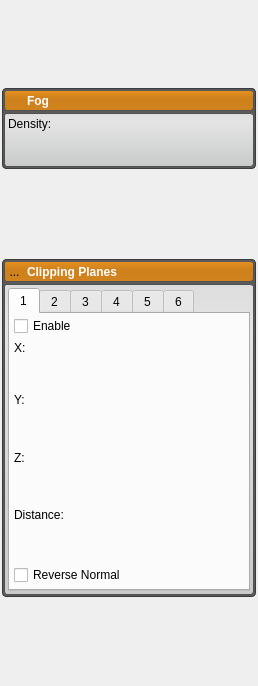
<?xml version="1.0" encoding="UTF-8"?>
<ui version="4.0">
 <class>RenderingDockWidget</class>
 <widget class="QDockWidget" name="RenderingDockWidget">
  <property name="geometry">
   <rect>
    <x>0</x>
    <y>0</y>
    <width>258</width>
    <height>686</height>
   </rect>
  </property>
  <property name="sizePolicy">
   <sizepolicy hsizetype="Preferred" vsizetype="Preferred">
    <horstretch>0</horstretch>
    <verstretch>0</verstretch>
   </sizepolicy>
  </property>
  <property name="minimumSize">
   <size>
    <width>243</width>
    <height>429</height>
   </size>
  </property>
  <property name="styleSheet">
   <string notr="true">QLabel#fog_label_{
	color: white;
	font: bold;
}
QWidget#fog_widget_{
	background-color: rgba( 0, 0, 0, 0 );
}

QToolButton#fog_open_button_{
	background-color: rgba(0, 0, 0, 0);
	border-radius: 4px;
}

QToolButton#fog_open_button_:hover{
	background-color: rgba( 0, 0, 0, 30 ); border-radius: 3px;
}

QWidget#fog_header_{
	background-color: qlineargradient(spread:pad, x1:0.5, y1:0, x2:0.5, y2:0.960227, stop:0 rgba(0, 0, 0, 0), stop:0.45 rgba(0, 0, 0, 30), stop:1 rgba(0, 0, 0, 25));
    border-radius: 3px;
}

QWidget#fog_header_bkg_{
	background-color: rgb(232, 145, 32);
    border-radius: 3px;
	border: 1px solid rgb(90, 90, 90);
}

QWidget#fog_widget_{
	background-color: rgb( 90, 90, 90 );
	border-radius:4px;
	border: 1px solid rgb(60, 60, 60);
	color: rgb(90, 90, 90);
}

QWidget#fog_content_{
	border-radius: 3px;
	border: 1px solid rgb(80, 80,80);
	background-color: qlineargradient(spread:pad, x1:0.5, y1:0, x2:0.5, y2:0.960227, stop:0 rgba(221, 221, 221, 255), stop:0.155779 rgba(228, 228, 228, 255), stop:1 rgba(202, 204, 204, 255));      
}

QLabel#clipping_label_{
	color: white;
	font: bold;
}

QWidget#clipping_widget_{
	background-color: rgba( 0, 0, 0, 0 );
}

QToolButton#clipping_open_button_{
	background-color: rgba(0, 0, 0, 0);
	border-radius: 4px;
}

QToolButton#clipping_open_button_:hover{
	background-color: rgba( 0, 0, 0, 30 ); border-radius: 3px;
}

QWidget#clipping_header_{
	background-color: qlineargradient(spread:pad, x1:0.5, y1:0, x2:0.5, y2:0.960227, stop:0 rgba(0, 0, 0, 0), stop:0.45 rgba(0, 0, 0, 30), stop:1 rgba(0, 0, 0, 25));
    border-radius: 3px;
}

QWidget#clipping_header_bkg_{
	background-color: rgb(232, 145, 32);
    border-radius: 3px;
	border: 1px solid rgb(90, 90, 90);
}

QWidget#clipping_widget_{
	background-color: rgb( 90, 90, 90 );
	border-radius:4px;
	border: 1px solid rgb(60, 60, 60);
	color: rgb(90, 90, 90);
}

QWidget#clipping_content_{
	border-radius: 3px;
	border: 1px solid rgb(80, 80,80);
	background-color: qlineargradient(spread:pad, x1:0.5, y1:0, x2:0.5, y2:0.960227, stop:0 rgba(221, 221, 221, 255), stop:0.155779 rgba(228, 228, 228, 255), stop:1 rgba(202, 204, 204, 255));      
}</string>
  </property>
  <property name="windowTitle">
   <string>3D</string>
  </property>
  <widget class="QWidget" name="dockWidgetContents">
   <layout class="QVBoxLayout" name="dock_widget_layout_">
    <property name="spacing">
     <number>2</number>
    </property>
    <property name="leftMargin">
     <number>2</number>
    </property>
    <property name="topMargin">
     <number>0</number>
    </property>
    <property name="rightMargin">
     <number>2</number>
    </property>
    <property name="bottomMargin">
     <number>0</number>
    </property>
    <item>
     <widget class="QWidget" name="fog_widget_" native="true">
      <property name="sizePolicy">
       <sizepolicy hsizetype="Preferred" vsizetype="Fixed">
        <horstretch>0</horstretch>
        <verstretch>0</verstretch>
       </sizepolicy>
      </property>
      <layout class="QVBoxLayout" name="verticalLayout_3">
       <property name="spacing">
        <number>2</number>
       </property>
       <property name="margin">
        <number>2</number>
       </property>
       <item>
        <widget class="QWidget" name="fog_header_bkg_" native="true">
         <layout class="QVBoxLayout" name="verticalLayout_4">
          <property name="spacing">
           <number>0</number>
          </property>
          <property name="margin">
           <number>0</number>
          </property>
          <item>
           <widget class="QWidget" name="fog_header_" native="true">
            <property name="sizePolicy">
             <sizepolicy hsizetype="Preferred" vsizetype="Preferred">
              <horstretch>0</horstretch>
              <verstretch>0</verstretch>
             </sizepolicy>
            </property>
            <property name="minimumSize">
             <size>
              <width>215</width>
              <height>21</height>
             </size>
            </property>
            <property name="maximumSize">
             <size>
              <width>16777215</width>
              <height>21</height>
             </size>
            </property>
            <layout class="QHBoxLayout" name="horizontalLayout" stretch="0,0">
             <property name="spacing">
              <number>2</number>
             </property>
             <property name="margin">
              <number>0</number>
             </property>
             <item>
              <widget class="QToolButton" name="fog_open_button_">
               <property name="minimumSize">
                <size>
                 <width>21</width>
                 <height>21</height>
                </size>
               </property>
               <property name="maximumSize">
                <size>
                 <width>21</width>
                 <height>21</height>
                </size>
               </property>
               <property name="toolTip">
                <string>Click here to show or hide the contents of this group</string>
               </property>
               <property name="text">
                <string/>
               </property>
               <property name="icon">
                <iconset resource="../../Resources/QtResources.qrc">
                 <normaloff>:/Images/RightArrowWhite.png</normaloff>
                 <normalon>:/Images/DownArrowWhite.png</normalon>:/Images/RightArrowWhite.png</iconset>
               </property>
               <property name="iconSize">
                <size>
                 <width>16</width>
                 <height>16</height>
                </size>
               </property>
               <property name="checkable">
                <bool>true</bool>
               </property>
               <property name="checked">
                <bool>true</bool>
               </property>
              </widget>
             </item>
             <item>
              <widget class="QLabel" name="fog_label_">
               <property name="text">
                <string>Fog</string>
               </property>
              </widget>
             </item>
            </layout>
           </widget>
          </item>
         </layout>
        </widget>
       </item>
       <item>
        <widget class="QWidget" name="fog_content_" native="true">
         <layout class="QVBoxLayout" name="verticalLayout_5">
          <property name="spacing">
           <number>2</number>
          </property>
          <property name="margin">
           <number>4</number>
          </property>
          <item>
           <widget class="QLabel" name="label">
            <property name="text">
             <string>Density:</string>
            </property>
           </widget>
          </item>
          <item>
           <widget class="QtUtils::QtSliderDoubleCombo" name="fog_density_" native="true">
            <property name="sizePolicy">
             <sizepolicy hsizetype="Preferred" vsizetype="Fixed">
              <horstretch>0</horstretch>
              <verstretch>0</verstretch>
             </sizepolicy>
            </property>
            <property name="minimumSize">
             <size>
              <width>0</width>
              <height>30</height>
             </size>
            </property>
           </widget>
          </item>
         </layout>
        </widget>
       </item>
      </layout>
     </widget>
    </item>
    <item>
     <widget class="QWidget" name="clipping_widget_" native="true">
      <property name="sizePolicy">
       <sizepolicy hsizetype="Preferred" vsizetype="Fixed">
        <horstretch>0</horstretch>
        <verstretch>0</verstretch>
       </sizepolicy>
      </property>
      <layout class="QVBoxLayout" name="verticalLayout_6">
       <property name="spacing">
        <number>2</number>
       </property>
       <property name="margin">
        <number>2</number>
       </property>
       <item>
        <widget class="QWidget" name="clipping_header_bkg_" native="true">
         <layout class="QVBoxLayout" name="verticalLayout_7">
          <property name="margin">
           <number>0</number>
          </property>
          <item>
           <widget class="QWidget" name="clipping_header_" native="true">
            <property name="sizePolicy">
             <sizepolicy hsizetype="Preferred" vsizetype="Fixed">
              <horstretch>0</horstretch>
              <verstretch>0</verstretch>
             </sizepolicy>
            </property>
            <property name="minimumSize">
             <size>
              <width>215</width>
              <height>21</height>
             </size>
            </property>
            <layout class="QHBoxLayout" name="horizontalLayout_2">
             <property name="spacing">
              <number>2</number>
             </property>
             <property name="margin">
              <number>0</number>
             </property>
             <item>
              <widget class="QToolButton" name="clipping_open_button_">
               <property name="minimumSize">
                <size>
                 <width>21</width>
                 <height>21</height>
                </size>
               </property>
               <property name="maximumSize">
                <size>
                 <width>21</width>
                 <height>21</height>
                </size>
               </property>
               <property name="text">
                <string>...</string>
               </property>
               <property name="icon">
                <iconset resource="../../Resources/QtResources.qrc">
                 <normaloff>:/Images/RightArrowWhite.png</normaloff>
                 <normalon>:/Images/DownArrowWhite.png</normalon>:/Images/RightArrowWhite.png</iconset>
               </property>
               <property name="checkable">
                <bool>true</bool>
               </property>
               <property name="checked">
                <bool>true</bool>
               </property>
              </widget>
             </item>
             <item>
              <widget class="QLabel" name="clipping_label_">
               <property name="text">
                <string>Clipping Planes</string>
               </property>
              </widget>
             </item>
            </layout>
           </widget>
          </item>
         </layout>
        </widget>
       </item>
       <item>
        <widget class="QWidget" name="clipping_content_" native="true">
         <layout class="QVBoxLayout" name="verticalLayout_19">
          <property name="spacing">
           <number>2</number>
          </property>
          <property name="margin">
           <number>4</number>
          </property>
          <item>
           <widget class="QTabWidget" name="clipping_tabwidget_">
            <property name="sizePolicy">
             <sizepolicy hsizetype="Preferred" vsizetype="Preferred">
              <horstretch>0</horstretch>
              <verstretch>0</verstretch>
             </sizepolicy>
            </property>
            <property name="minimumSize">
             <size>
              <width>0</width>
              <height>0</height>
             </size>
            </property>
            <property name="tabShape">
             <enum>QTabWidget::Rounded</enum>
            </property>
            <property name="currentIndex">
             <number>0</number>
            </property>
            <widget class="QWidget" name="clipping_plane1_">
             <attribute name="title">
              <string>1</string>
             </attribute>
             <layout class="QVBoxLayout" name="verticalLayout">
              <property name="spacing">
               <number>4</number>
              </property>
              <property name="leftMargin">
               <number>4</number>
              </property>
              <property name="topMargin">
               <number>2</number>
              </property>
              <property name="rightMargin">
               <number>4</number>
              </property>
              <property name="bottomMargin">
               <number>4</number>
              </property>
              <item>
               <widget class="QCheckBox" name="enable_cp1_">
                <property name="text">
                 <string>Enable</string>
                </property>
               </widget>
              </item>
              <item>
               <widget class="QWidget" name="cp1_params_widget_" native="true">
                <property name="minimumSize">
                 <size>
                  <width>0</width>
                  <height>0</height>
                 </size>
                </property>
                <layout class="QVBoxLayout" name="verticalLayout_9">
                 <property name="spacing">
                  <number>4</number>
                 </property>
                 <property name="margin">
                  <number>0</number>
                 </property>
                 <item>
                  <widget class="QLabel" name="label_2">
                   <property name="text">
                    <string>X:</string>
                   </property>
                  </widget>
                 </item>
                 <item>
                  <widget class="QtUtils::QtSliderDoubleCombo" name="cp1_x_" native="true">
                   <property name="sizePolicy">
                    <sizepolicy hsizetype="Preferred" vsizetype="Fixed">
                     <horstretch>0</horstretch>
                     <verstretch>0</verstretch>
                    </sizepolicy>
                   </property>
                   <property name="minimumSize">
                    <size>
                     <width>0</width>
                     <height>30</height>
                    </size>
                   </property>
                  </widget>
                 </item>
                 <item>
                  <widget class="QLabel" name="label_3">
                   <property name="text">
                    <string>Y:</string>
                   </property>
                  </widget>
                 </item>
                 <item>
                  <widget class="QtUtils::QtSliderDoubleCombo" name="cp1_y_" native="true">
                   <property name="sizePolicy">
                    <sizepolicy hsizetype="Preferred" vsizetype="Fixed">
                     <horstretch>0</horstretch>
                     <verstretch>0</verstretch>
                    </sizepolicy>
                   </property>
                   <property name="minimumSize">
                    <size>
                     <width>0</width>
                     <height>35</height>
                    </size>
                   </property>
                  </widget>
                 </item>
                 <item>
                  <widget class="QLabel" name="label_20">
                   <property name="text">
                    <string>Z:</string>
                   </property>
                  </widget>
                 </item>
                 <item>
                  <widget class="QtUtils::QtSliderDoubleCombo" name="cp1_z_" native="true">
                   <property name="sizePolicy">
                    <sizepolicy hsizetype="Preferred" vsizetype="Fixed">
                     <horstretch>0</horstretch>
                     <verstretch>0</verstretch>
                    </sizepolicy>
                   </property>
                   <property name="minimumSize">
                    <size>
                     <width>0</width>
                     <height>35</height>
                    </size>
                   </property>
                  </widget>
                 </item>
                 <item>
                  <widget class="QLabel" name="label_4">
                   <property name="text">
                    <string>Distance:</string>
                   </property>
                  </widget>
                 </item>
                 <item>
                  <widget class="QtUtils::QtSliderDoubleCombo" name="cp1_d_" native="true">
                   <property name="sizePolicy">
                    <sizepolicy hsizetype="Preferred" vsizetype="Fixed">
                     <horstretch>0</horstretch>
                     <verstretch>0</verstretch>
                    </sizepolicy>
                   </property>
                   <property name="minimumSize">
                    <size>
                     <width>0</width>
                     <height>35</height>
                    </size>
                   </property>
                  </widget>
                 </item>
                 <item>
                  <widget class="QCheckBox" name="cp1_reverse_norm_">
                   <property name="text">
                    <string>Reverse Normal</string>
                   </property>
                  </widget>
                 </item>
                </layout>
               </widget>
              </item>
             </layout>
            </widget>
            <widget class="QWidget" name="clipping_plane2_">
             <attribute name="title">
              <string>2</string>
             </attribute>
             <layout class="QVBoxLayout" name="verticalLayout_2">
              <property name="spacing">
               <number>4</number>
              </property>
              <property name="leftMargin">
               <number>4</number>
              </property>
              <property name="topMargin">
               <number>2</number>
              </property>
              <property name="rightMargin">
               <number>4</number>
              </property>
              <property name="bottomMargin">
               <number>4</number>
              </property>
              <item>
               <widget class="QCheckBox" name="enable_cp2_">
                <property name="text">
                 <string>Enable</string>
                </property>
               </widget>
              </item>
              <item>
               <widget class="QWidget" name="cp2_params_widget_" native="true">
                <property name="minimumSize">
                 <size>
                  <width>0</width>
                  <height>0</height>
                 </size>
                </property>
                <layout class="QVBoxLayout" name="verticalLayout_10">
                 <property name="spacing">
                  <number>4</number>
                 </property>
                 <property name="margin">
                  <number>0</number>
                 </property>
                 <item>
                  <widget class="QLabel" name="label_5">
                   <property name="text">
                    <string>X:</string>
                   </property>
                  </widget>
                 </item>
                 <item>
                  <widget class="QtUtils::QtSliderDoubleCombo" name="cp2_x_" native="true">
                   <property name="sizePolicy">
                    <sizepolicy hsizetype="Preferred" vsizetype="Fixed">
                     <horstretch>0</horstretch>
                     <verstretch>0</verstretch>
                    </sizepolicy>
                   </property>
                   <property name="minimumSize">
                    <size>
                     <width>0</width>
                     <height>30</height>
                    </size>
                   </property>
                  </widget>
                 </item>
                 <item>
                  <widget class="QLabel" name="label_6">
                   <property name="text">
                    <string>Y:</string>
                   </property>
                  </widget>
                 </item>
                 <item>
                  <widget class="QtUtils::QtSliderDoubleCombo" name="cp2_y_" native="true">
                   <property name="sizePolicy">
                    <sizepolicy hsizetype="Preferred" vsizetype="Fixed">
                     <horstretch>0</horstretch>
                     <verstretch>0</verstretch>
                    </sizepolicy>
                   </property>
                   <property name="minimumSize">
                    <size>
                     <width>0</width>
                     <height>35</height>
                    </size>
                   </property>
                  </widget>
                 </item>
                 <item>
                  <widget class="QLabel" name="label_21">
                   <property name="text">
                    <string>Z:</string>
                   </property>
                  </widget>
                 </item>
                 <item>
                  <widget class="QtUtils::QtSliderDoubleCombo" name="cp2_z_" native="true">
                   <property name="minimumSize">
                    <size>
                     <width>0</width>
                     <height>35</height>
                    </size>
                   </property>
                  </widget>
                 </item>
                 <item>
                  <widget class="QLabel" name="label_7">
                   <property name="text">
                    <string>Distance:</string>
                   </property>
                  </widget>
                 </item>
                 <item>
                  <widget class="QtUtils::QtSliderDoubleCombo" name="cp2_d_" native="true">
                   <property name="sizePolicy">
                    <sizepolicy hsizetype="Preferred" vsizetype="Fixed">
                     <horstretch>0</horstretch>
                     <verstretch>0</verstretch>
                    </sizepolicy>
                   </property>
                   <property name="minimumSize">
                    <size>
                     <width>0</width>
                     <height>35</height>
                    </size>
                   </property>
                  </widget>
                 </item>
                 <item>
                  <widget class="QCheckBox" name="cp2_reverse_norm_">
                   <property name="text">
                    <string>Reverse Normal</string>
                   </property>
                  </widget>
                 </item>
                </layout>
               </widget>
              </item>
             </layout>
            </widget>
            <widget class="QWidget" name="clipping_plane3_">
             <attribute name="title">
              <string>3</string>
             </attribute>
             <layout class="QVBoxLayout" name="verticalLayout_8">
              <property name="spacing">
               <number>4</number>
              </property>
              <property name="leftMargin">
               <number>4</number>
              </property>
              <property name="topMargin">
               <number>2</number>
              </property>
              <property name="rightMargin">
               <number>4</number>
              </property>
              <property name="bottomMargin">
               <number>4</number>
              </property>
              <item>
               <widget class="QCheckBox" name="enable_cp3_">
                <property name="text">
                 <string>Enable</string>
                </property>
               </widget>
              </item>
              <item>
               <widget class="QWidget" name="cp3_params_widget_" native="true">
                <property name="minimumSize">
                 <size>
                  <width>0</width>
                  <height>0</height>
                 </size>
                </property>
                <layout class="QVBoxLayout" name="verticalLayout_11">
                 <property name="spacing">
                  <number>4</number>
                 </property>
                 <property name="margin">
                  <number>0</number>
                 </property>
                 <item>
                  <widget class="QLabel" name="label_8">
                   <property name="text">
                    <string>X:</string>
                   </property>
                  </widget>
                 </item>
                 <item>
                  <widget class="QtUtils::QtSliderDoubleCombo" name="cp3_x_" native="true">
                   <property name="sizePolicy">
                    <sizepolicy hsizetype="Preferred" vsizetype="Fixed">
                     <horstretch>0</horstretch>
                     <verstretch>0</verstretch>
                    </sizepolicy>
                   </property>
                   <property name="minimumSize">
                    <size>
                     <width>0</width>
                     <height>30</height>
                    </size>
                   </property>
                  </widget>
                 </item>
                 <item>
                  <widget class="QLabel" name="label_9">
                   <property name="text">
                    <string>Y:</string>
                   </property>
                  </widget>
                 </item>
                 <item>
                  <widget class="QtUtils::QtSliderDoubleCombo" name="cp3_y_" native="true">
                   <property name="sizePolicy">
                    <sizepolicy hsizetype="Preferred" vsizetype="Fixed">
                     <horstretch>0</horstretch>
                     <verstretch>0</verstretch>
                    </sizepolicy>
                   </property>
                   <property name="minimumSize">
                    <size>
                     <width>0</width>
                     <height>35</height>
                    </size>
                   </property>
                  </widget>
                 </item>
                 <item>
                  <widget class="QLabel" name="label_22">
                   <property name="text">
                    <string>Z:</string>
                   </property>
                  </widget>
                 </item>
                 <item>
                  <widget class="QtUtils::QtSliderDoubleCombo" name="cp3_z_" native="true"/>
                 </item>
                 <item>
                  <widget class="QLabel" name="label_10">
                   <property name="text">
                    <string>Distance:</string>
                   </property>
                  </widget>
                 </item>
                 <item>
                  <widget class="QtUtils::QtSliderDoubleCombo" name="cp3_d_" native="true">
                   <property name="sizePolicy">
                    <sizepolicy hsizetype="Preferred" vsizetype="Fixed">
                     <horstretch>0</horstretch>
                     <verstretch>0</verstretch>
                    </sizepolicy>
                   </property>
                   <property name="minimumSize">
                    <size>
                     <width>0</width>
                     <height>35</height>
                    </size>
                   </property>
                  </widget>
                 </item>
                 <item>
                  <widget class="QCheckBox" name="cp3_reverse_norm_">
                   <property name="text">
                    <string>Reverse Normal</string>
                   </property>
                  </widget>
                 </item>
                </layout>
               </widget>
              </item>
             </layout>
            </widget>
            <widget class="QWidget" name="clipping_plane4_">
             <attribute name="title">
              <string>4</string>
             </attribute>
             <layout class="QVBoxLayout" name="verticalLayout_13">
              <property name="spacing">
               <number>4</number>
              </property>
              <property name="leftMargin">
               <number>4</number>
              </property>
              <property name="topMargin">
               <number>2</number>
              </property>
              <property name="rightMargin">
               <number>4</number>
              </property>
              <property name="bottomMargin">
               <number>4</number>
              </property>
              <item>
               <widget class="QCheckBox" name="enable_cp4_">
                <property name="text">
                 <string>Enable</string>
                </property>
               </widget>
              </item>
              <item>
               <widget class="QWidget" name="cp4_params_widget_" native="true">
                <property name="minimumSize">
                 <size>
                  <width>0</width>
                  <height>0</height>
                 </size>
                </property>
                <layout class="QVBoxLayout" name="verticalLayout_12">
                 <property name="spacing">
                  <number>4</number>
                 </property>
                 <property name="margin">
                  <number>0</number>
                 </property>
                 <item>
                  <widget class="QLabel" name="label_11">
                   <property name="text">
                    <string>X:</string>
                   </property>
                  </widget>
                 </item>
                 <item>
                  <widget class="QtUtils::QtSliderDoubleCombo" name="cp4_x_" native="true">
                   <property name="sizePolicy">
                    <sizepolicy hsizetype="Preferred" vsizetype="Fixed">
                     <horstretch>0</horstretch>
                     <verstretch>0</verstretch>
                    </sizepolicy>
                   </property>
                   <property name="minimumSize">
                    <size>
                     <width>0</width>
                     <height>30</height>
                    </size>
                   </property>
                  </widget>
                 </item>
                 <item>
                  <widget class="QLabel" name="label_12">
                   <property name="text">
                    <string>Y:</string>
                   </property>
                  </widget>
                 </item>
                 <item>
                  <widget class="QtUtils::QtSliderDoubleCombo" name="cp4_y_" native="true">
                   <property name="sizePolicy">
                    <sizepolicy hsizetype="Preferred" vsizetype="Fixed">
                     <horstretch>0</horstretch>
                     <verstretch>0</verstretch>
                    </sizepolicy>
                   </property>
                   <property name="minimumSize">
                    <size>
                     <width>0</width>
                     <height>35</height>
                    </size>
                   </property>
                  </widget>
                 </item>
                 <item>
                  <widget class="QLabel" name="label_23">
                   <property name="text">
                    <string>Z:</string>
                   </property>
                  </widget>
                 </item>
                 <item>
                  <widget class="QtUtils::QtSliderDoubleCombo" name="cp4_z_" native="true"/>
                 </item>
                 <item>
                  <widget class="QLabel" name="label_13">
                   <property name="text">
                    <string>Distance:</string>
                   </property>
                  </widget>
                 </item>
                 <item>
                  <widget class="QtUtils::QtSliderDoubleCombo" name="cp4_d_" native="true">
                   <property name="sizePolicy">
                    <sizepolicy hsizetype="Preferred" vsizetype="Fixed">
                     <horstretch>0</horstretch>
                     <verstretch>0</verstretch>
                    </sizepolicy>
                   </property>
                   <property name="minimumSize">
                    <size>
                     <width>0</width>
                     <height>35</height>
                    </size>
                   </property>
                  </widget>
                 </item>
                 <item>
                  <widget class="QCheckBox" name="cp4_reverse_norm_">
                   <property name="text">
                    <string>Reverse Normal</string>
                   </property>
                  </widget>
                 </item>
                </layout>
               </widget>
              </item>
             </layout>
            </widget>
            <widget class="QWidget" name="clipping_plane5_">
             <attribute name="title">
              <string>5</string>
             </attribute>
             <layout class="QVBoxLayout" name="verticalLayout_15">
              <property name="spacing">
               <number>4</number>
              </property>
              <property name="leftMargin">
               <number>4</number>
              </property>
              <property name="topMargin">
               <number>2</number>
              </property>
              <property name="rightMargin">
               <number>4</number>
              </property>
              <property name="bottomMargin">
               <number>4</number>
              </property>
              <item>
               <widget class="QCheckBox" name="enable_cp5_">
                <property name="text">
                 <string>Enable</string>
                </property>
               </widget>
              </item>
              <item>
               <widget class="QWidget" name="cp5_params_widget_" native="true">
                <property name="minimumSize">
                 <size>
                  <width>0</width>
                  <height>0</height>
                 </size>
                </property>
                <layout class="QVBoxLayout" name="verticalLayout_14">
                 <property name="spacing">
                  <number>4</number>
                 </property>
                 <property name="margin">
                  <number>0</number>
                 </property>
                 <item>
                  <widget class="QLabel" name="label_14">
                   <property name="text">
                    <string>X:</string>
                   </property>
                  </widget>
                 </item>
                 <item>
                  <widget class="QtUtils::QtSliderDoubleCombo" name="cp5_x_" native="true">
                   <property name="sizePolicy">
                    <sizepolicy hsizetype="Preferred" vsizetype="Fixed">
                     <horstretch>0</horstretch>
                     <verstretch>0</verstretch>
                    </sizepolicy>
                   </property>
                   <property name="minimumSize">
                    <size>
                     <width>0</width>
                     <height>30</height>
                    </size>
                   </property>
                  </widget>
                 </item>
                 <item>
                  <widget class="QLabel" name="label_15">
                   <property name="text">
                    <string>Y:</string>
                   </property>
                  </widget>
                 </item>
                 <item>
                  <widget class="QtUtils::QtSliderDoubleCombo" name="cp5_y_" native="true">
                   <property name="sizePolicy">
                    <sizepolicy hsizetype="Preferred" vsizetype="Fixed">
                     <horstretch>0</horstretch>
                     <verstretch>0</verstretch>
                    </sizepolicy>
                   </property>
                   <property name="minimumSize">
                    <size>
                     <width>0</width>
                     <height>35</height>
                    </size>
                   </property>
                  </widget>
                 </item>
                 <item>
                  <widget class="QLabel" name="label_24">
                   <property name="text">
                    <string>Z:</string>
                   </property>
                  </widget>
                 </item>
                 <item>
                  <widget class="QtUtils::QtSliderDoubleCombo" name="cp5_z_" native="true"/>
                 </item>
                 <item>
                  <widget class="QLabel" name="label_16">
                   <property name="text">
                    <string>Distance:</string>
                   </property>
                  </widget>
                 </item>
                 <item>
                  <widget class="QtUtils::QtSliderDoubleCombo" name="cp5_d_" native="true">
                   <property name="sizePolicy">
                    <sizepolicy hsizetype="Preferred" vsizetype="Fixed">
                     <horstretch>0</horstretch>
                     <verstretch>0</verstretch>
                    </sizepolicy>
                   </property>
                   <property name="minimumSize">
                    <size>
                     <width>0</width>
                     <height>35</height>
                    </size>
                   </property>
                  </widget>
                 </item>
                 <item>
                  <widget class="QCheckBox" name="cp5_reverse_norm_">
                   <property name="text">
                    <string>Reverse Normal</string>
                   </property>
                  </widget>
                 </item>
                </layout>
               </widget>
              </item>
             </layout>
            </widget>
            <widget class="QWidget" name="clipping_plane6_">
             <attribute name="title">
              <string>6</string>
             </attribute>
             <layout class="QVBoxLayout" name="verticalLayout_17">
              <property name="spacing">
               <number>4</number>
              </property>
              <property name="leftMargin">
               <number>4</number>
              </property>
              <property name="topMargin">
               <number>2</number>
              </property>
              <property name="rightMargin">
               <number>4</number>
              </property>
              <property name="bottomMargin">
               <number>4</number>
              </property>
              <item>
               <widget class="QCheckBox" name="enable_cp6_">
                <property name="text">
                 <string>Enable</string>
                </property>
               </widget>
              </item>
              <item>
               <widget class="QWidget" name="cp6_params_widget_" native="true">
                <property name="minimumSize">
                 <size>
                  <width>0</width>
                  <height>0</height>
                 </size>
                </property>
                <layout class="QVBoxLayout" name="verticalLayout_16">
                 <property name="spacing">
                  <number>4</number>
                 </property>
                 <property name="margin">
                  <number>0</number>
                 </property>
                 <item>
                  <widget class="QLabel" name="label_17">
                   <property name="text">
                    <string>X:</string>
                   </property>
                  </widget>
                 </item>
                 <item>
                  <widget class="QtUtils::QtSliderDoubleCombo" name="cp6_x_" native="true">
                   <property name="sizePolicy">
                    <sizepolicy hsizetype="Preferred" vsizetype="Fixed">
                     <horstretch>0</horstretch>
                     <verstretch>0</verstretch>
                    </sizepolicy>
                   </property>
                   <property name="minimumSize">
                    <size>
                     <width>0</width>
                     <height>30</height>
                    </size>
                   </property>
                  </widget>
                 </item>
                 <item>
                  <widget class="QLabel" name="label_18">
                   <property name="text">
                    <string>Y:</string>
                   </property>
                  </widget>
                 </item>
                 <item>
                  <widget class="QtUtils::QtSliderDoubleCombo" name="cp6_y_" native="true">
                   <property name="sizePolicy">
                    <sizepolicy hsizetype="Preferred" vsizetype="Fixed">
                     <horstretch>0</horstretch>
                     <verstretch>0</verstretch>
                    </sizepolicy>
                   </property>
                   <property name="minimumSize">
                    <size>
                     <width>0</width>
                     <height>35</height>
                    </size>
                   </property>
                  </widget>
                 </item>
                 <item>
                  <widget class="QLabel" name="label_25">
                   <property name="text">
                    <string>Z:</string>
                   </property>
                  </widget>
                 </item>
                 <item>
                  <widget class="QtUtils::QtSliderDoubleCombo" name="cp6_z_" native="true"/>
                 </item>
                 <item>
                  <widget class="QLabel" name="label_19">
                   <property name="text">
                    <string>Distance:</string>
                   </property>
                  </widget>
                 </item>
                 <item>
                  <widget class="QtUtils::QtSliderDoubleCombo" name="cp6_d_" native="true">
                   <property name="sizePolicy">
                    <sizepolicy hsizetype="Preferred" vsizetype="Fixed">
                     <horstretch>0</horstretch>
                     <verstretch>0</verstretch>
                    </sizepolicy>
                   </property>
                   <property name="minimumSize">
                    <size>
                     <width>0</width>
                     <height>35</height>
                    </size>
                   </property>
                  </widget>
                 </item>
                 <item>
                  <widget class="QCheckBox" name="cp6_reverse_norm_">
                   <property name="text">
                    <string>Reverse Normal</string>
                   </property>
                  </widget>
                 </item>
                </layout>
               </widget>
              </item>
             </layout>
            </widget>
           </widget>
          </item>
         </layout>
        </widget>
       </item>
      </layout>
     </widget>
    </item>
   </layout>
  </widget>
 </widget>
 <customwidgets>
  <customwidget>
   <class>QtUtils::QtSliderDoubleCombo</class>
   <extends>QWidget</extends>
   <header location="global">QtUtils/Widgets/QtSliderDoubleCombo.h</header>
   <container>1</container>
  </customwidget>
 </customwidgets>
 <resources>
  <include location="../../Resources/QtResources.qrc"/>
 </resources>
 <connections/>
</ui>
